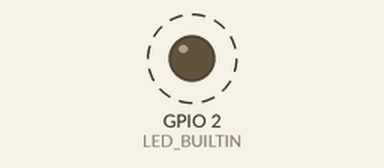
Recording of a sketch running on a simulated ESP8266 (NodeMCU). Parts: output pins drawn as LEDs (lit = HIGH, except the on-board LED, lit = LOW). Dashed ring = blinking. What the sketch prints to the serial monitor is not drawn.

Above: at 0.5 s.
Timing chart, 0 to 4.7 s (numbered marks = the images above):
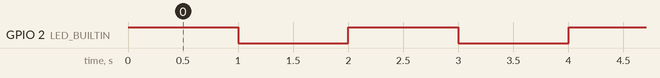

Measured:
- by itself, GPIO 2 (LED_BUILTIN): alternates HIGH for 1.0 s and LOW for 1.0 s

The sketch:

ref_beacon.ino
```cpp
/*
 * ref_beacon - ESP8266 fixed reference access point for WiFi radio mapping.
 *
 * Board B: park it anywhere in the room on a power bank. It beacons a known
 * SSID on a fixed channel at maximum TX power, so Board A (the sensor) can
 * measure its RSSI from a known transmitter. Beacons are sent ~10x/second by
 * the SDK, which the sensor sniffs at high rate.
 *
 * Emits one JSON status line per ~5 s so a tethered unit still reports itself.
 * WPA2 (not open) keeps phones from auto-connecting and adding load.
 */

#include <ESP8266WiFi.h>

#define REF_SSID "mq-ref"
#define REF_PASS "mqref12345"
#define REF_CHANNEL 6
#define FW_NAME "ref_beacon"
#define FW_VERSION "0.1.0"

static unsigned long lastStatus = 0;

void setup() {
  pinMode(LED_BUILTIN, OUTPUT);
  digitalWrite(LED_BUILTIN, HIGH);            // off (active low)
  Serial.begin(115200);
  Serial.setDebugOutput(false);
  delay(100);

  WiFi.persistent(false);
  WiFi.mode(WIFI_AP);
  WiFi.setOutputPower(20.5);                  // max 2.4 GHz TX power (dBm)
  WiFi.softAP(REF_SSID, REF_PASS, REF_CHANNEL, 0 /*not hidden*/, 4 /*max clients*/);

  const IPAddress ip = WiFi.softAPIP();
  Serial.printf("{\"t\":\"boot\",\"fw\":\"%s\",\"v\":\"%s\",\"ssid\":\"%s\","
                "\"channel\":%d,\"mac\":\"%s\",\"ip\":\"%s\"}\n",
                FW_NAME, FW_VERSION, REF_SSID, REF_CHANNEL,
                WiFi.softAPmacAddress().c_str(), ip.toString().c_str());
  Serial.println("{\"t\":\"ready\"}");
}

void loop() {
  // slow blink so a human can see it is alive; fast-blink is unnecessary here
  static bool on = false;
  static unsigned long lastBlink = 0;
  if (millis() - lastBlink >= 1000) {
    lastBlink = millis();
    on = !on;
    digitalWrite(LED_BUILTIN, on ? LOW : HIGH);
  }

  if (millis() - lastStatus >= 5000) {
    lastStatus = millis();
    const int stations = WiFi.softAPgetStationNum();
    Serial.printf("{\"t\":\"ref\",\"ms\":%lu,\"ssid\":\"%s\",\"channel\":%d,"
                  "\"mac\":\"%s\",\"stations\":%d}\n",
                  (unsigned long)millis(), REF_SSID, REF_CHANNEL,
                  WiFi.softAPmacAddress().c_str(), stations);
  }
}
```
